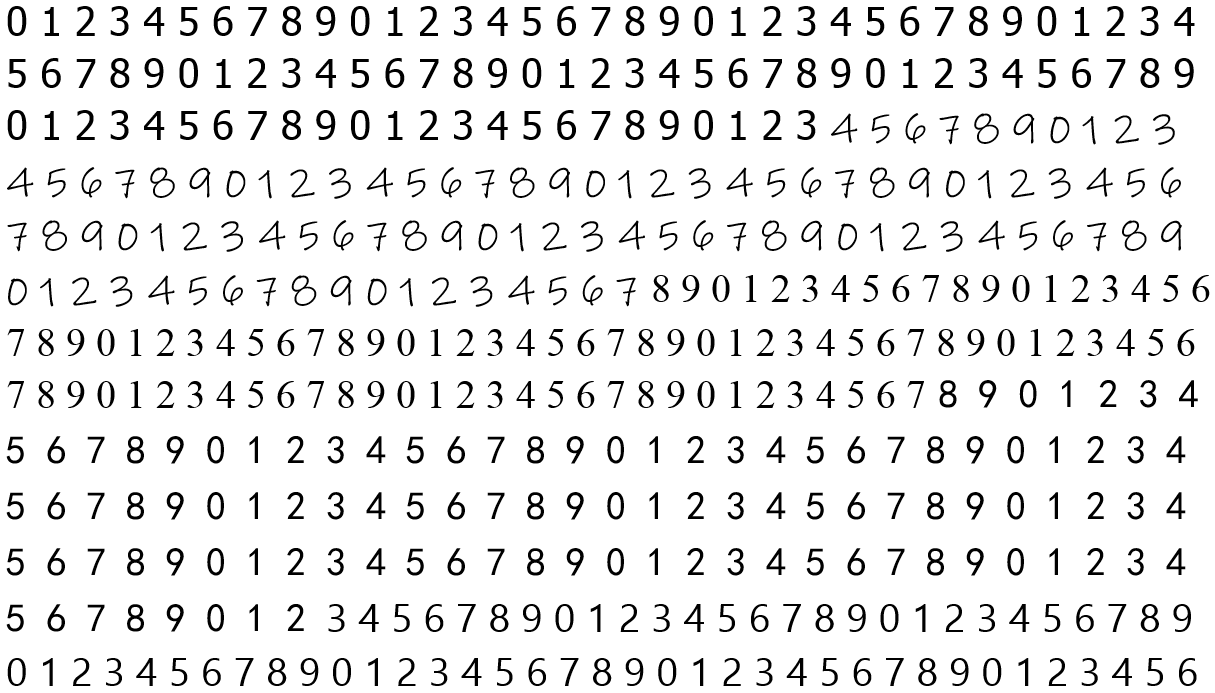
#> input picture dataset/train3.PNG, 1215 x 693 px, found by its file name
$ python train.py
#> lines starting #> are read from the running program, lines starting #| are printed output that depends on the picture; after the words box and inside, x2 and y2 are one past the last pixel; in counts of white or black regions, pixels touching at a corner belong together
import cv2
import numpy as np
import sys
import imutils

img = cv2.imread('train3.png')
#> img is the input picture: shape (693, 1215, 3); min 0, max 255, mean 233
img = imutils.resize(img,900)
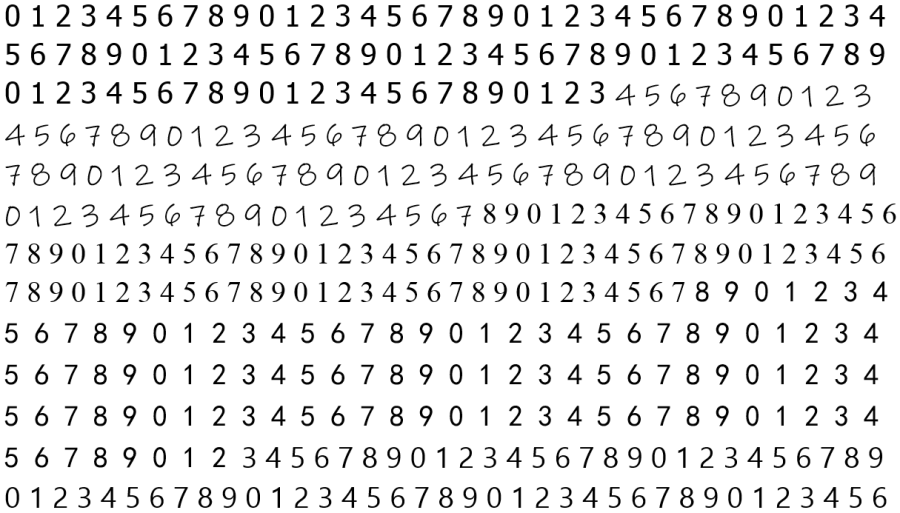
#> img: shape (513, 900, 3); min 0, max 255, mean 233
gray = cv2.cvtColor(img,cv2.COLOR_BGR2GRAY)
blur = cv2.GaussianBlur(gray,(7,7),0)
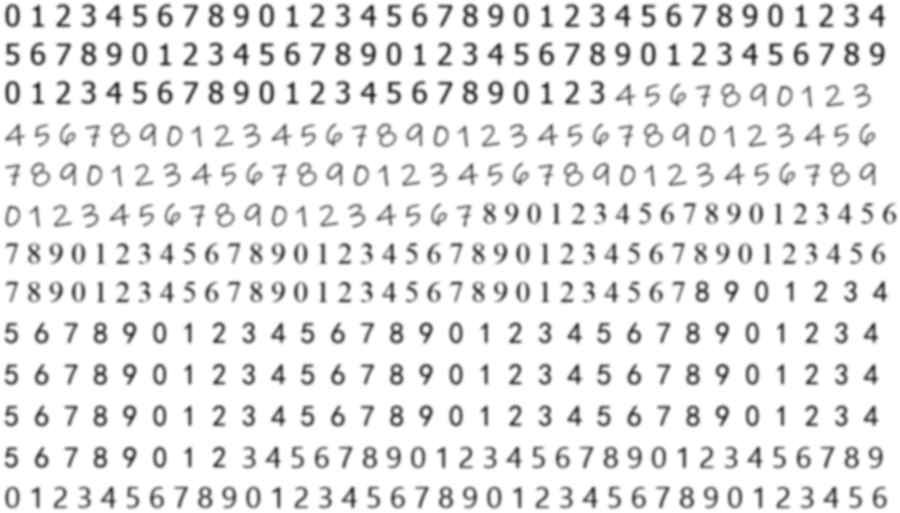
#> blur: shape (513, 900); min 41, max 255, mean 233
thresh = cv2.adaptiveThreshold(blur,255,1,1,11,2)
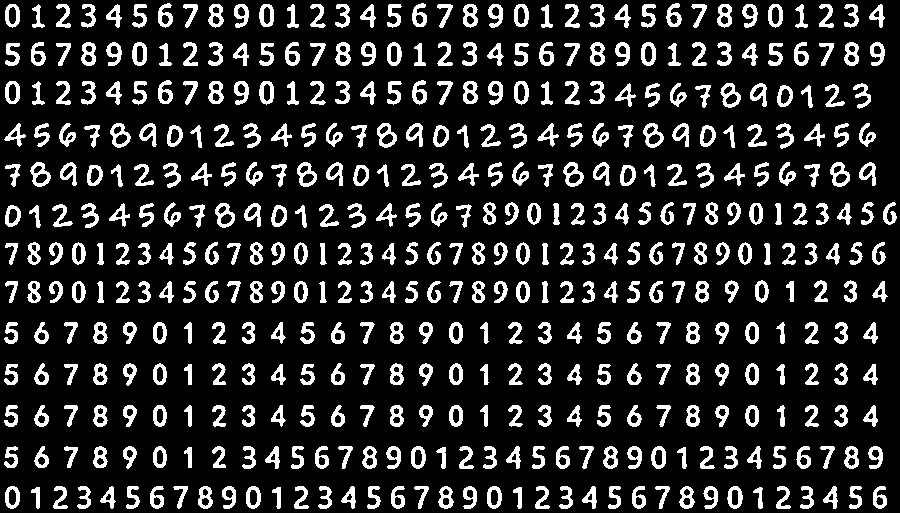
#> thresh: shape (513, 900); 16.1% white; 447 white regions
# dst = cv2.erode(thresh,None,iterations=1)


#################      Now finding Contours         ###################

contours,_ = cv2.findContours(thresh,cv2.RETR_EXTERNAL,cv2.CHAIN_APPROX_SIMPLE)
#> contours = 447 contours; largest, box (x1, y1, x2, y2) and area: (643, 123, 664, 148) 331, (563, 162, 584, 187) 330, (110, 123, 131, 148) 329, (215, 203, 235, 228) 328, (30, 162, 51, 187) 328

samples =  np.empty((0,100))
responses = []
keys = [i for i in range(48,58)]

# [12 lines of commented-out code are left out]

for cnt in contours:
    if cv2.contourArea(cnt)>50:
        [x,y,w,h] = cv2.boundingRect(cnt)
        if  h>10:
            cv2.rectangle(img,(x,y),(x+w,y+h),(0,0,255),1)
            roi = thresh[y:y+h,x:x+w]
            roismall = cv2.resize(roi,(10,10))
            cv2.imshow('norm',img)
            key = cv2.waitKey(0)

            if key == 27:  # (escape to quit)
                sys.exit()
#> (the program exits here)

$ run again, with dataset/train2.png copied over dataset/train3.PNG
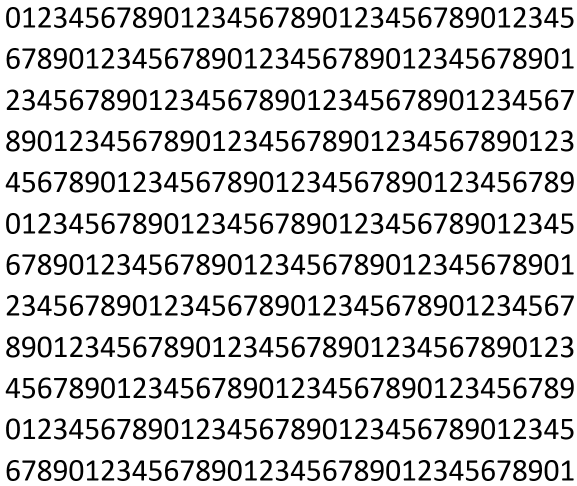
#> input picture dataset/train2.png, 1153 x 972 px, found by its file name (shown at 1/2 size)
#> img is the input picture: shape (972, 1153, 3); min 0, max 255, mean 213
#> img: shape (758, 900, 3)
#> `thresh = cv2.adaptiveThreshold(blur,255,1,1,11,2)`:
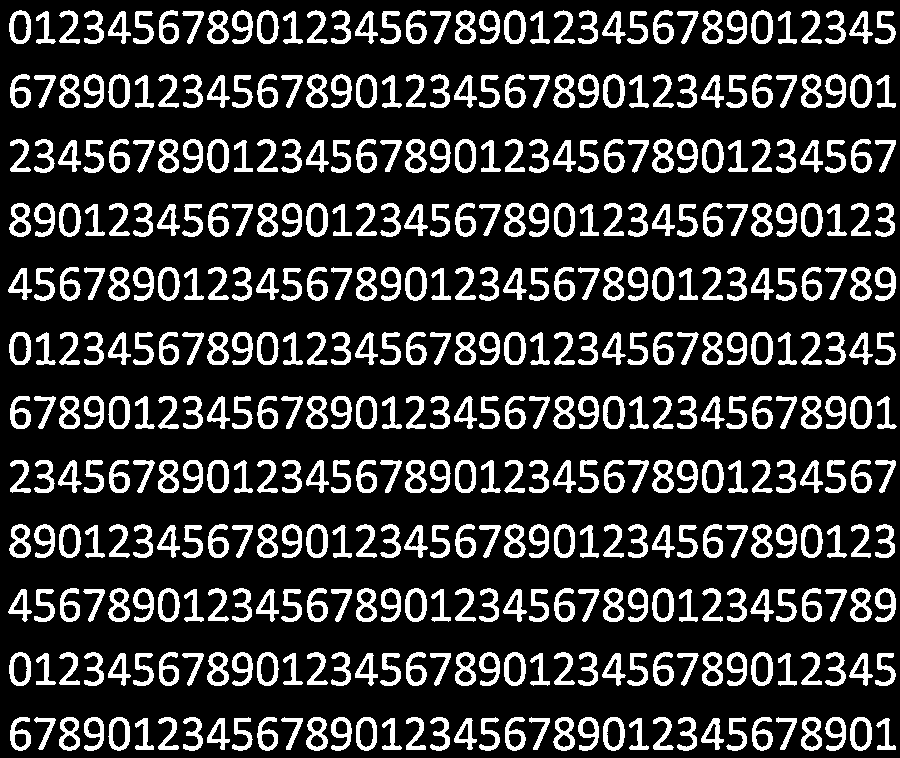
#> thresh: shape (758, 900); 19.6% white; 432 white regions
#> contours = 432 contours; largest, box (x1, y1, x2, y2) and area: (850, 717, 872, 751) 586, (405, 267, 427, 301) 586, (9, 652, 31, 686) 584, (306, 524, 328, 558) 584, (603, 74, 625, 108) 584

$ run again, with dataset/train.png copied over dataset/train3.PNG
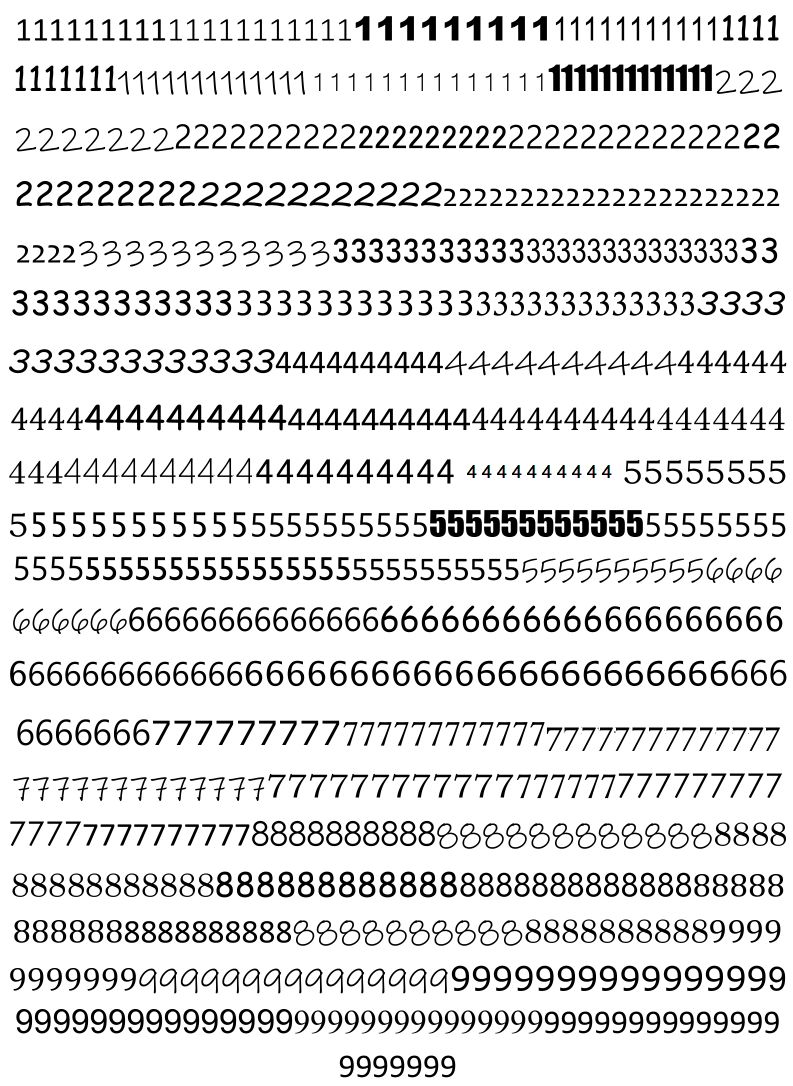
#> input picture dataset/train.png, 1585 x 2172 px, found by its file name (shown at 1/2 size)
#> img is the input picture: shape (2172, 1585, 3); mean B, G, R 223.2, 223.2, 223.2
#> img: shape (1233, 900, 3)
#> `blur = cv2.GaussianBlur(gray,(7,7),0)`:
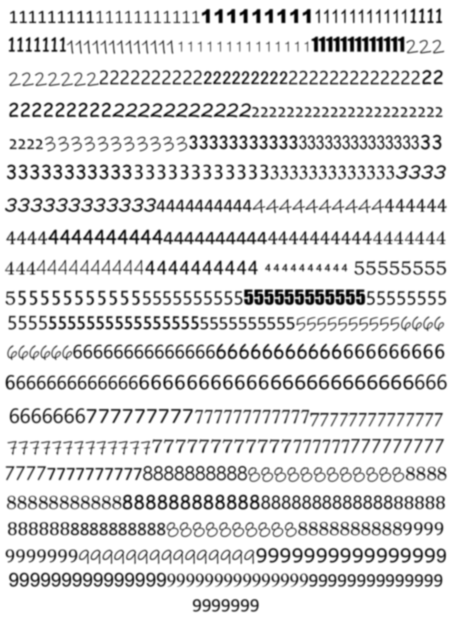
#> blur: shape (1233, 900) (shown at 1/2 size); min 0, max 255, mean 223.2
#> `thresh = cv2.adaptiveThreshold(blur,255,1,1,11,2)`:
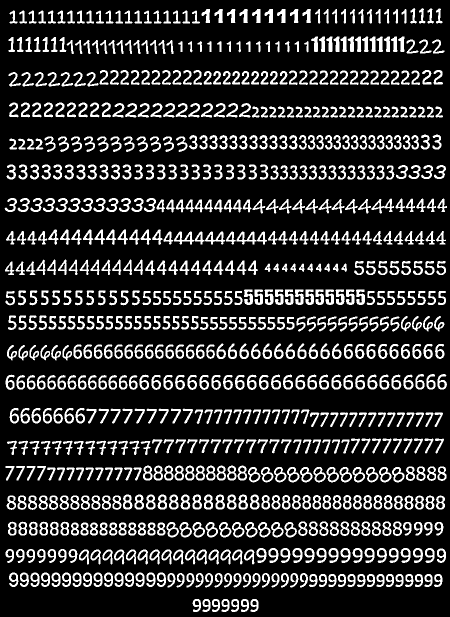
#> thresh: shape (1233, 900) (shown at 1/2 size); 17.6% white; 832 white regions
#> contours = 832 contours; largest, box (x1, y1, x2, y2) and area: (438, 1044, 463, 1075) 506, (359, 1044, 384, 1075) 506, (333, 1044, 358, 1075) 506, (758, 934, 783, 965) 506, (574, 934, 599, 965) 506
